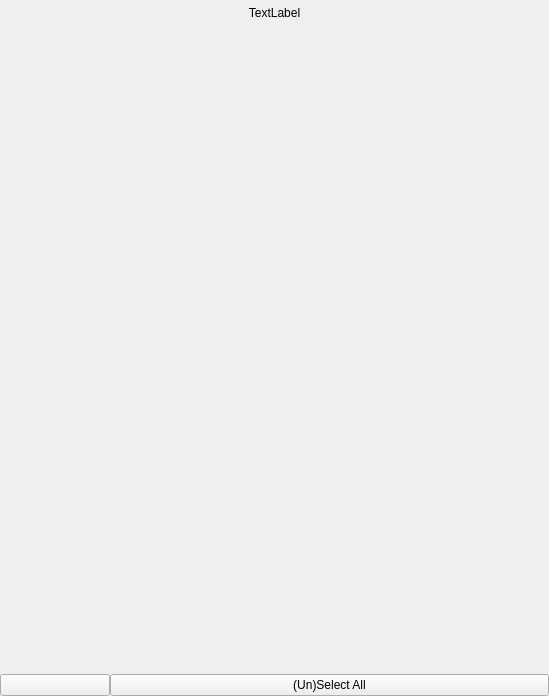
<?xml version="1.0" encoding="UTF-8"?>
<ui version="4.0">
 <class>VocabExplorerPage</class>
 <widget class="QWidget" name="VocabExplorerPage">
  <property name="geometry">
   <rect>
    <x>0</x>
    <y>0</y>
    <width>549</width>
    <height>696</height>
   </rect>
  </property>
  <property name="sizePolicy">
   <sizepolicy hsizetype="Fixed" vsizetype="Preferred">
    <horstretch>0</horstretch>
    <verstretch>0</verstretch>
   </sizepolicy>
  </property>
  <property name="contextMenuPolicy">
   <enum>Qt::PreventContextMenu</enum>
  </property>
  <property name="windowTitle">
   <string>Form</string>
  </property>
  <layout class="QVBoxLayout" name="verticalLayout_3">
   <property name="spacing">
    <number>0</number>
   </property>
   <property name="leftMargin">
    <number>0</number>
   </property>
   <property name="topMargin">
    <number>0</number>
   </property>
   <property name="rightMargin">
    <number>0</number>
   </property>
   <property name="bottomMargin">
    <number>0</number>
   </property>
   <item>
    <layout class="QHBoxLayout" name="TopLayout">
     <property name="topMargin">
      <number>6</number>
     </property>
     <property name="bottomMargin">
      <number>6</number>
     </property>
     <item>
      <widget class="QLabel" name="curDirLabel">
       <property name="text">
        <string>TextLabel</string>
       </property>
       <property name="alignment">
        <set>Qt::AlignCenter</set>
       </property>
      </widget>
     </item>
    </layout>
   </item>
   <item>
    <widget class="QScrollArea" name="VocabularyCfgList">
     <property name="sizePolicy">
      <sizepolicy hsizetype="Preferred" vsizetype="Expanding">
       <horstretch>0</horstretch>
       <verstretch>0</verstretch>
      </sizepolicy>
     </property>
     <property name="frameShape">
      <enum>QFrame::NoFrame</enum>
     </property>
     <property name="frameShadow">
      <enum>QFrame::Plain</enum>
     </property>
     <property name="lineWidth">
      <number>0</number>
     </property>
     <property name="sizeAdjustPolicy">
      <enum>QAbstractScrollArea::AdjustIgnored</enum>
     </property>
     <property name="widgetResizable">
      <bool>true</bool>
     </property>
     <widget class="QWidget" name="VocabularyCfgListContent">
      <property name="geometry">
       <rect>
        <x>0</x>
        <y>0</y>
        <width>549</width>
        <height>644</height>
       </rect>
      </property>
      <property name="sizePolicy">
       <sizepolicy hsizetype="Preferred" vsizetype="Expanding">
        <horstretch>0</horstretch>
        <verstretch>0</verstretch>
       </sizepolicy>
      </property>
      <layout class="QHBoxLayout" name="horizontalLayout">
       <property name="spacing">
        <number>0</number>
       </property>
       <property name="leftMargin">
        <number>0</number>
       </property>
       <property name="topMargin">
        <number>0</number>
       </property>
       <property name="rightMargin">
        <number>0</number>
       </property>
       <property name="bottomMargin">
        <number>0</number>
       </property>
       <item>
        <layout class="QVBoxLayout" name="VocabularyCfgListContentVLayout">
         <property name="spacing">
          <number>0</number>
         </property>
        </layout>
       </item>
      </layout>
     </widget>
    </widget>
   </item>
   <item>
    <layout class="QHBoxLayout" name="BotLayout" stretch="2,8">
     <property name="spacing">
      <number>0</number>
     </property>
     <property name="topMargin">
      <number>0</number>
     </property>
     <item>
      <widget class="QPushButton" name="homeButton">
       <property name="sizePolicy">
        <sizepolicy hsizetype="Minimum" vsizetype="Fixed">
         <horstretch>0</horstretch>
         <verstretch>0</verstretch>
        </sizepolicy>
       </property>
       <property name="text">
        <string extracomment="⌂"/>
       </property>
       <property name="icon">
        <iconset resource="../../Resources/Pictures.qrc">
         <normaloff>:/pictures/Logos/HomeLogo64.png</normaloff>:/pictures/Logos/HomeLogo64.png</iconset>
       </property>
      </widget>
     </item>
     <item>
      <widget class="QPushButton" name="SelectAllButton">
       <property name="sizePolicy">
        <sizepolicy hsizetype="Expanding" vsizetype="Fixed">
         <horstretch>0</horstretch>
         <verstretch>0</verstretch>
        </sizepolicy>
       </property>
       <property name="text">
        <string>(Un)Select All</string>
       </property>
      </widget>
     </item>
    </layout>
   </item>
  </layout>
 </widget>
 <resources>
  <include location="../../Resources/Pictures.qrc"/>
 </resources>
 <connections/>
</ui>
